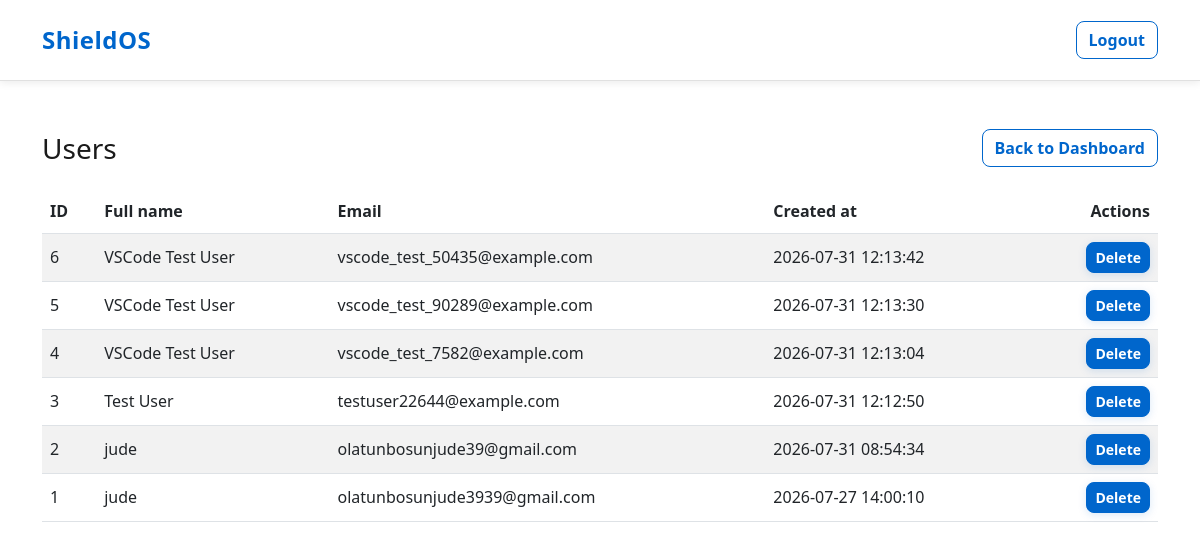
The page /users.php (signed in) on the database its author committed.
### tables this page shows
CREATE TABLE users (
            id INTEGER PRIMARY KEY AUTOINCREMENT,
            full_name TEXT NOT NULL,
            email TEXT NOT NULL UNIQUE,
            password_hash TEXT NOT NULL,
            created_at DATETIME DEFAULT CURRENT_TIMESTAMP
        );

### users.php (the view, shortened to what this page needs)
<?php
require_once __DIR__ . '/auth.php';
$stmt = $pdo->query('SELECT id, full_name, email, created_at FROM users ORDER BY created_at DESC');
$users = $stmt->fetchAll();
?>
<!DOCTYPE html>
<html lang="en">
<head>
    <link href="https://cdn.jsdelivr.net/npm/bootstrap@5.3.0/dist/css/bootstrap.min.css" rel="stylesheet">
    <link rel="stylesheet" href="https://cdnjs.cloudflare.com/ajax/libs/font-awesome/6.4.0/css/all.min.css">
    <link rel="stylesheet" href="style.css">
</head>
<body>
<nav class="navbar navbar-expand-lg navbar-light bg-white">
  <div class="container">
    <a class="navbar-brand" href="index.php">ShieldOS</a>
    <div class="ms-auto">
      <a href="logout.php" class="btn btn-outline-light">Logout</a>
    </div>
  </div>
</nav>
<div class="container py-5">
    <div class="d-flex justify-content-between align-items-center mb-4">
        <h3 class="mb-0">Users</h3>
        <a href="index.php" class="btn btn-custom">Back to Dashboard</a>
    </div>
    <?php if (count($users) === 0): ?>
        <div class="alert alert-info">No users found in the database.</div>
    <?php else: ?>
        <div class="table-responsive">
            <table class="table table-striped align-middle">
                <thead>
                    <tr>
                        <th>ID</th>
                        <th>Full name</th>
                        <th>Email</th>
                        <th>Created at</th>
                        <th class="text-end">Actions</th>
                    </tr>
                </thead>
                <tbody>
                    <?php foreach ($users as $u): ?>
                        <tr>
                            <td><?= (int)$u['id'] ?></td>
                            <td><?= htmlspecialchars($u['full_name']) ?></td>
                            <td><?= htmlspecialchars($u['email']) ?></td>
                            <td><?= htmlspecialchars($u['created_at']) ?></td>
                            <td class="text-end">
                                <form method="POST" action="users.php" onsubmit="return confirm('Are you sure you want to delete this user? This action cannot be undone.');" style="display:inline-block">
                                    <button type="submit" class="btn btn-sm btn-danger">Delete</button>
                                </form>
                            </td>
                        </tr>
                    <?php endforeach; ?>
                </tbody>
            </table>
        </div>
    <?php endif; ?>
</div>
</body>
</html>

### style.css (style rules this page uses)
* { margin: 0; padding: 0; box-sizing: border-box; }
:root { --primary-blue: #0066cc; --primary-blue-light: #0080ff; --primary-blue-dark: #0052a3; --secondary-light: #f8f9fa; --text-dark: #1a1a1a; --text-muted: #666666; --border-color: #e0e0e0; --accent-green: #10b981; --accent-orange: #f59e0b; --accent-red: #ef4444; }
html { scroll-behavior: smooth; }
body { background: #ffffff; color: var(--text-dark); font-family: 'Segoe UI', -apple-system, BlinkMacSystemFont, 'Helvetica Neue', sans-serif; line-height: 1.6; }
.navbar { background: #ffffff; border-bottom: 1px solid var(--border-color); box-shadow: 0 2px 8px rgba(0, 0, 0, 0.08); padding: 1rem 0; }
.navbar-brand { font-size: 1.5rem; font-weight: 800; letter-spacing: 0.5px; color: var(--primary-blue) !important; }
.btn-danger, .btn-red-custom { background-color: var(--primary-blue); border-color: var(--primary-blue); color: #ffffff; font-weight: 600; border-radius: 8px; transition: all 0.3s ease; box-shadow: 0 2px 8px rgba(0, 102, 204, 0.15); }
.btn-outline-light { border-color: var(--primary-blue); color: var(--primary-blue); border-radius: 8px; font-weight: 600; background-color: transparent; }
.btn-custom { border-color: var(--primary-blue); color: var(--primary-blue); border-radius: 8px; font-weight: 600; }

### rows shown on the page
users: id "6", full_name "VSCode Test User", email "vscode_test_50435@example.com", created_at "2026-07-31 12:13:42"
users: id "5", full_name "VSCode Test User", email "vscode_test_90289@example.com", created_at "2026-07-31 12:13:30"
users: id "4", full_name "VSCode Test User", email "vscode_test_7582@example.com", created_at "2026-07-31 12:13:04"
users: id "3", full_name "Test User", email "testuser22644@example.com", created_at "2026-07-31 12:12:50"
users: id "2", full_name "jude", email "olatunbosunjude39@gmail.com", created_at "2026-07-31 08:54:34"
users: id "1", full_name "jude", email "olatunbosunjude3939@gmail.com", created_at "2026-07-27 14:00:10"
